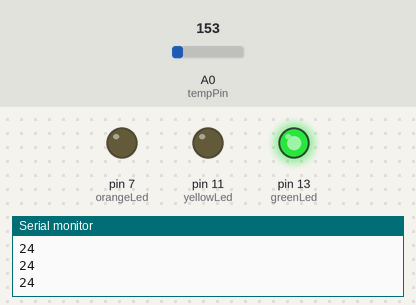
Bench run of a sketch on a simulated Arduino Uno, built with avr-gcc and run on an emulated ATmega328P. Parts: output pins drawn as LEDs (lit = HIGH), the last lines printed to the serial monitor. The test bench sets the inputs (shaded band); at power-on: A0 (tempPin) = 153.

Above: at 1.2 s.
1.3 s: A0 (tempPin) set to 176
2.8 s: A0 (tempPin) set to 201
At 3.8 s:
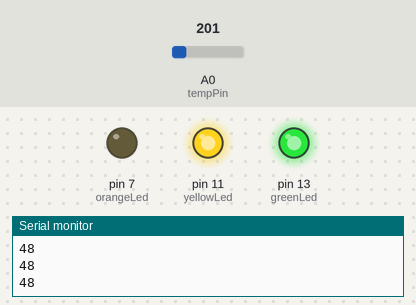
4.3 s: A0 (tempPin) set to 175
At 5.1 s:
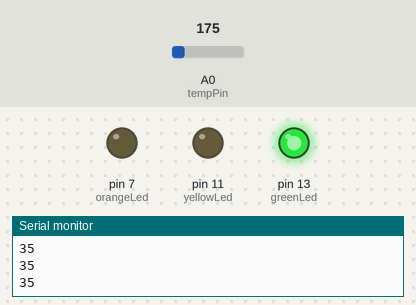
5.8 s: A0 (tempPin) set to 191
At 6.4 s:
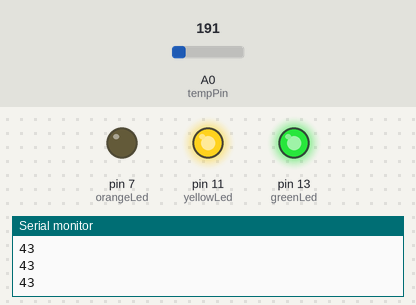
Timing chart, 0 to 8.3 s (numbered marks = the images above; inputs shaded):
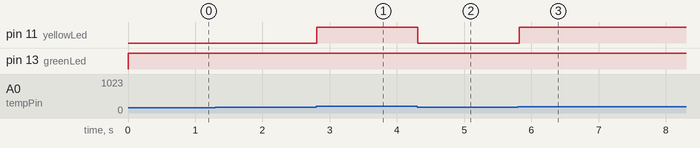

Measured:
- the behaviour switches between 184 and 185 on A0 (tempPin) (found by bisection; images 0 and 1)
- after the input at 2.8 s, pin 11 (yellowLed): LOW → HIGH at once
- after the input at 4.3 s, pin 11 (yellowLed): HIGH → LOW at once
- after the input at 5.8 s, pin 11 (yellowLed): LOW → HIGH at once

The sketch:

32IV_6_Temp_sample.ino
```cpp
int greenLed=13;
int yellowLed=11;
int orangeLed=7;
int tempPin=A0;

int blue=20;
int green=40;
int red=70;

int getTempMap() {
  int value=analogRead(tempPin);
  int degreesCelcius=map(((value-20)*3.04), 0, 1023, -40, 125);
  return degreesCelcius;
}

int getTempManual() {
  int value=analogRead(tempPin);
  float volts=value*5.0;
  float percents=volts/1024.0;
  float minusOffset=percents-0.5;
  int degrees=minusOffset*100;
  return degrees;
}

void setup()
{
  pinMode(greenLed, OUTPUT);
  pinMode(yellowLed, OUTPUT);
  pinMode(orangeLed, OUTPUT);
  pinMode(tempPin, INPUT);
  Serial.begin(9600);
}

void loop()
{
  int temperature=getTempManual();
  Serial.println(temperature);
  if (temperature>=blue || temperature<=blue) {
    digitalWrite(greenLed, HIGH);
  } else {
    digitalWrite(greenLed, LOW);
  }
  if (temperature>=green) {
    digitalWrite(yellowLed, HIGH);
  } else {
    digitalWrite(yellowLed, LOW);
  }
  if (temperature>=red) {
    digitalWrite(orangeLed, HIGH);
  } else {
    digitalWrite(orangeLed, LOW);
  }
  delay(100);
}
```
